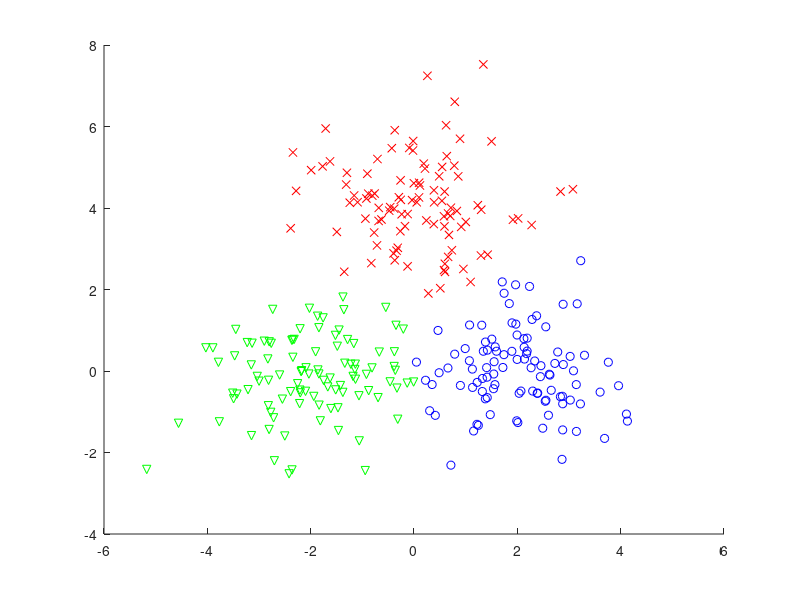

Reproduce this figure in MATLAB.
n=300; c=3; t=randperm(n); 
x=[randn(1,n/3)-2 randn(1,n/3) randn(1,n/3)+2;
   randn(1,n/3) randn(1,n/3)+4 randn(1,n/3)]';
m=x(t(1:c),:); x2=sum(x.^2,2); s0(1:c,1)=inf;

for o=1:1000
  m2=sum(m.^2,2);
  [d,y]=min(repmat(m2,1,n)+repmat(x2',c,1)-2*m*x');
  for t=1:c
    m(t,:)=mean(x(y==t,:)); s(t,1)=mean(d(y==t));
  end
  if norm(s-s0)<0.001, break, end
  s0=s;
end

figure(1); clf; hold on;
plot(x(y==1,1),x(y==1,2),'bo'); 
plot(x(y==2,1),x(y==2,2),'rx');
plot(x(y==3,1),x(y==3,2),'gv');
